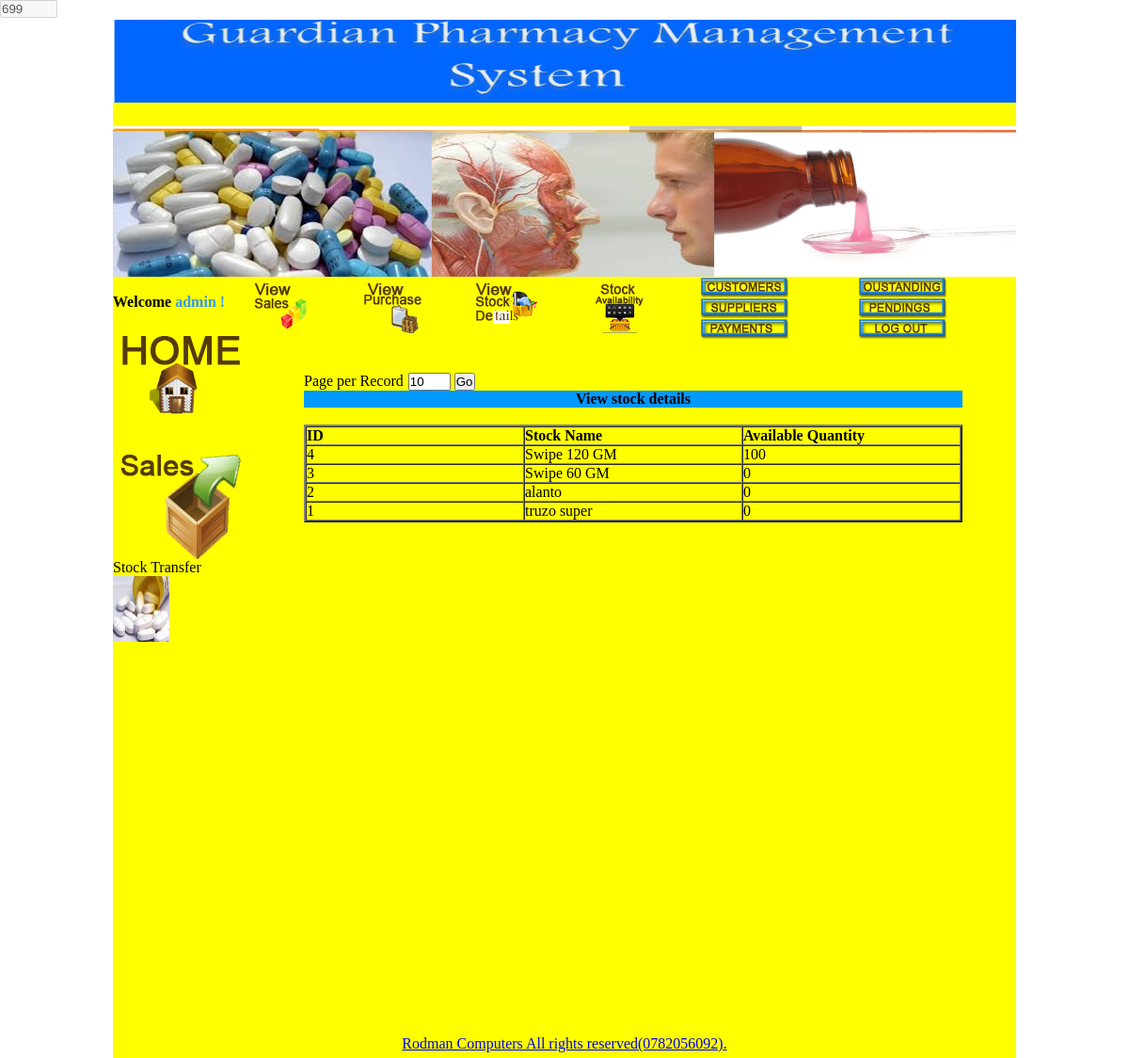
The app's page /user/view_stock_availability.php (signed in), older data.
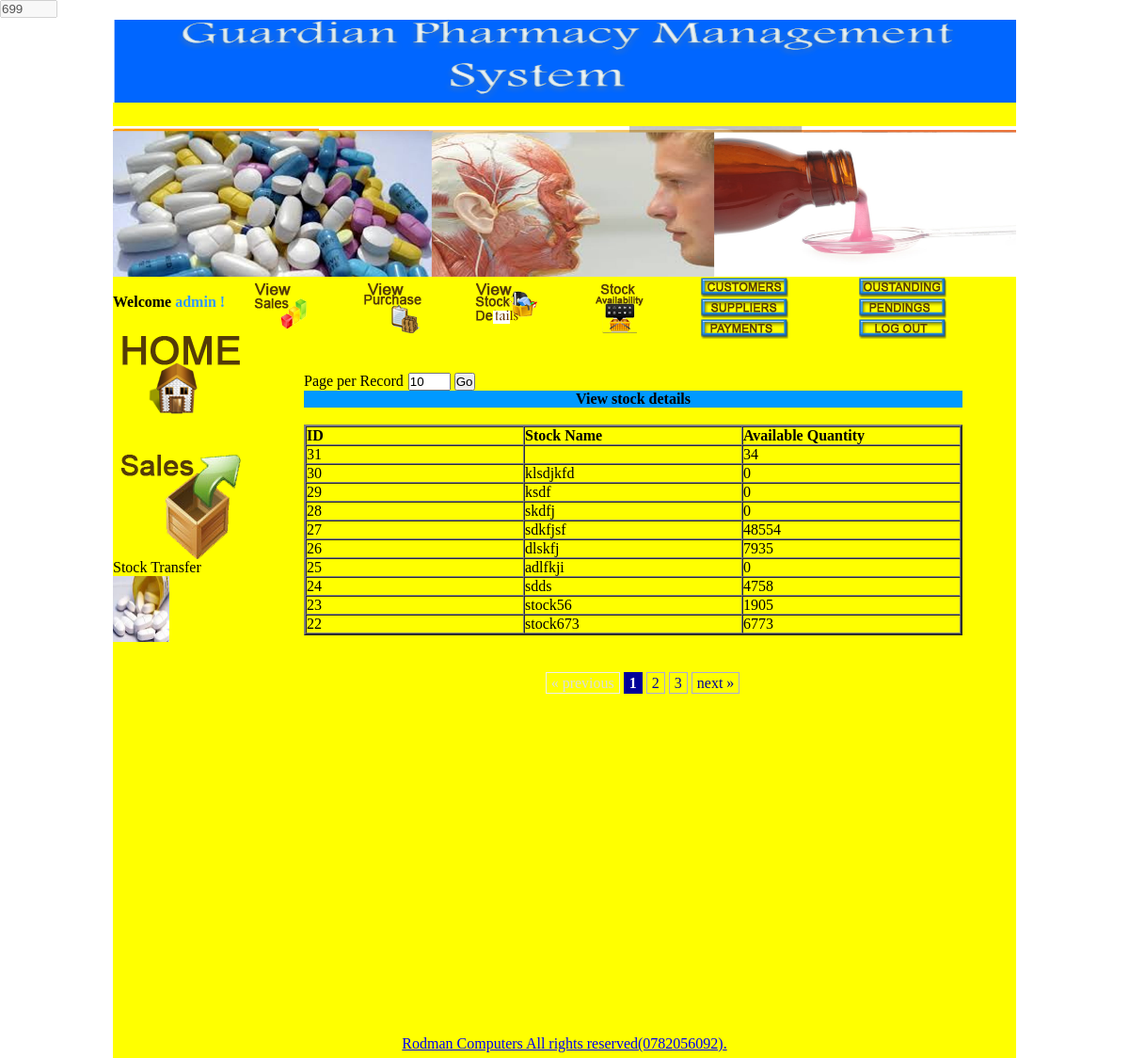
The same page, newer data.
### tables this page shows
CREATE TABLE `stock_avail` (
  `id` int(10) unsigned NOT NULL auto_increment,
  `name` varchar(120) NOT NULL,
  `quantity` int(10) unsigned NOT NULL,
  PRIMARY KEY  (`id`)
);

### user/view_stock_availability.php (the view, shortened to what the changed rows need)
<?php
if(!isset($_SESSION['username']) || $_SESSION['usertype'] !='admin'){
header("location:index.php?msg=Please%20login%20to%20access%20admin%20area%20!");
}
else
{
?><!DOCTYPE HTML PUBLIC "-//W3C//DTD HTML 4.01 Transitional//EN"
"http://www.w3.org/TR/html4/loose.dtd">
<html>
<head>
<link rel="stylesheet" href="css/validationEngine.jquery.css" type="text/css" media="screen" title="no title" charset="utf-8" />
		<link rel="stylesheet" href="css/template.css" type="text/css" media="screen" title="no title" charset="utf-8" />
<link rel="stylesheet" type="text/css" href="jquery.autocomplete.css" />
<link rel="stylesheet" type="text/css" href="lib/thickbox.css" />
</head>
<body onload="setTimeout('startCountDown()',2000);" onmousemove="resetTimer();">
<table width="100%"  border="0" cellspacing="0" cellpadding="0">
  <tr>
    <td align="center" valign="top"><table width="960" border="0" cellspacing="0" cellpadding="0">
      <tr>
        <td>
		<table width="960" border="0" cellpadding="0" cellspacing="0" bgcolor="yellow">
          <tr>
            <td height="800" align="left" valign="top"><table width="960" border="0" cellpadding="0" cellspacing="0" bgcolor="yellow">
              <tr>
				 <td height="500" align="center" valign="top">
<br>
<br>
				<?php
	$adjacents = 3;
	$query = "SELECT COUNT(*) as num FROM stock_avail";
	$total_pages = mysql_fetch_array(mysql_query($query));
	$total_pages = $total_pages[num];
	$targetpage = "view_stock_availability.php";
	$limit = 10;
	$page = $_GET['page'];
	if($page)
		$start = ($page - 1) * $limit;
	else
		$start = 0;
	$sql = "SELECT * FROM  stock_avail ORDER BY id desc LIMIT $start, $limit ";
	$result = mysql_query($sql);
	if ($page == 0) $page = 1;
	$prev = $page - 1;
	$next = $page + 1;
	$lastpage = ceil($total_pages/$limit);
	$pagination = "";
	if($lastpage > 1)
	{
		$pagination .= "<div class=\"pagination\">";
		if ($page > 1)
			$pagination.= "<a href=\"$targetpage?page=$prev&limit=$limit\">« previous</a>";
		else
			$pagination.= "<span class=\"disabled\">« previous</span>";
		if ($lastpage < 7 + ($adjacents * 2))
		{
			for ($counter = 1; $counter <= $lastpage; $counter++)
			{
				if ($counter == $page)
					$pagination.= "<span class=\"current\">$counter</span>";
				else
					$pagination.= "<a href=\"$targetpage?page=$counter&limit=$limit\">$counter</a>";
			}
		}
		if ($page < $counter - 1)
			$pagination.= "<a href=\"$targetpage?page=$next&limit=$limit\">next »</a>";
		else
			$pagination.= "<span class=\"disabled\">next »</span>";
		$pagination.= "</div>\n";
	}
?>
	 <form name="deletefiles" action="deleteselected.php" method="post">
      <table width="700" border="0" cellspacing="0" cellpadding="0">
      <tr>
        <td align="center"><table width="100%"  border="2" cellspacing="0" cellpadding="0">
		  <?php
								while($row = mysql_fetch_array($result))
		{
										 ?>
  											<tr>
       	<td width="100"><?php echo $row['id']; ?></td>
        <td width="100"><?php echo $row['name']; ?></td>
		 <td width="100"><?php echo $row['quantity']; ?></td>
 								  </tr>
                                             <?php
									  }
?>
        </table></td>
      </tr>
      <tr>
        <td align="center"><div style="margin-left:20px;"><?php echo $pagination; ?></div></td>
      </tr>
    </table>
	</form>
	</td>
  </tr>
</table>
</td>
              </tr>
            </table>
		</td>
          </tr>
        </table></td>
      </tr>
    </table></td>
</body>
</html>
<?php
}
?>

Row changes from the older to the newer data that the page shows:
no longer on this page (row edited): stock_avail: id "4", name "Swipe 120 GM", quantity "100"
no longer on this page (row edited): stock_avail: id "3", name "Swipe 60 GM", quantity "0"
removed stock_avail: id "2", name "alanto", quantity "0"
removed stock_avail: id "1", name "truzo super", quantity "0"
added stock_avail: id "31", quantity "34"
added stock_avail: id "30", name "klsdjkfd", quantity "0"
added stock_avail: id "29", name "ksdf", quantity "0"
added stock_avail: id "28", name "skdfj", quantity "0"
added stock_avail: id "27", name "sdkfjsf", quantity "48554"
added stock_avail: id "26", name "dlskfj", quantity "7935"
added stock_avail: id "25", name "adlfkji", quantity "0"
added stock_avail: id "24", name "sdds", quantity "4758"
added stock_avail: id "23", name "stock56", quantity "1905"
added stock_avail: id "22", name "stock673", quantity "6773"
Text that changed along with them:
new list line: "1"
new list line: "2"
new list line: "3"
text now shown: "next »"
